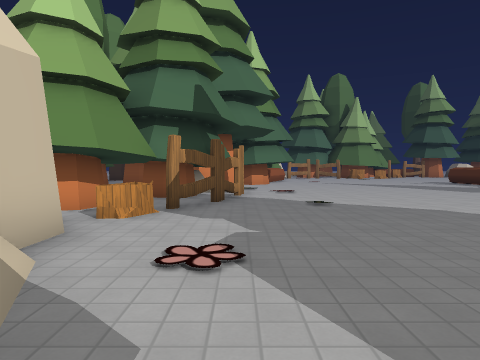
[1] (above)

24 first-person views from a walk through a Godot game level. The camera is 1.3 m above the floor, tilts 2° down and sees 70° across. The floor is counted in squares, 1.5 m on a side. Each view is taken from the middle of a square. On the plan, view 1 faces up. The plan holds only what a view shows up to about 12 squares ahead; the rest is blank. The place goes on beyond the plan. Characters and animated objects are not drawn. Some surface patterns are stand-ins.

[2]
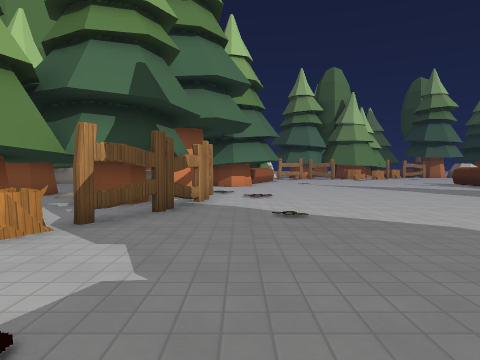

[3]
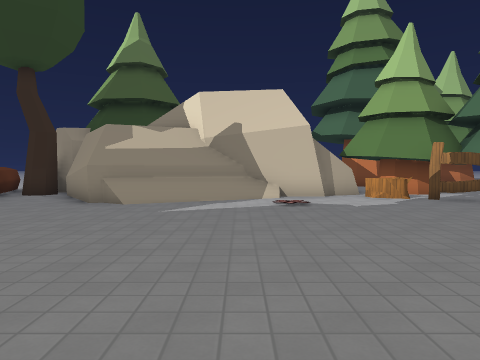

[4]
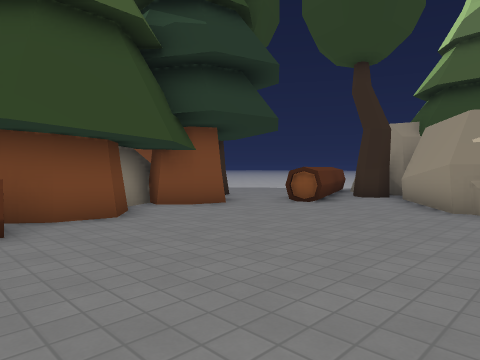

[5]
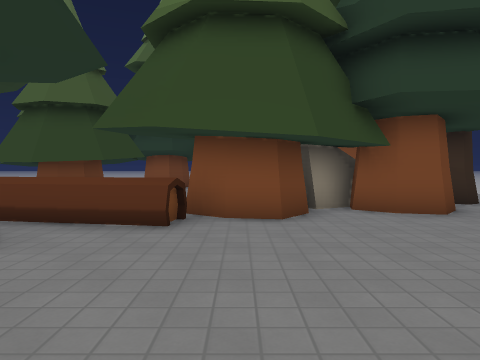

[6]
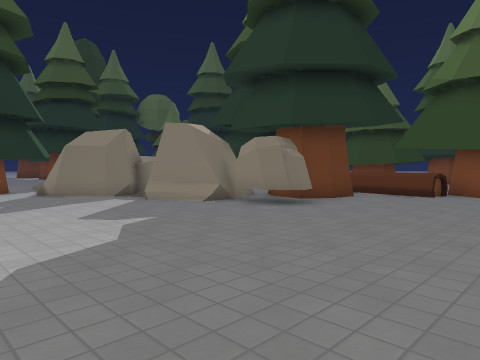

[7]
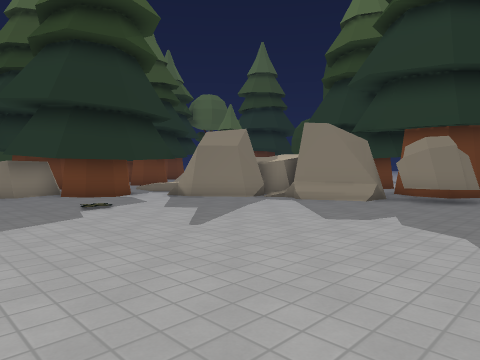

[8]
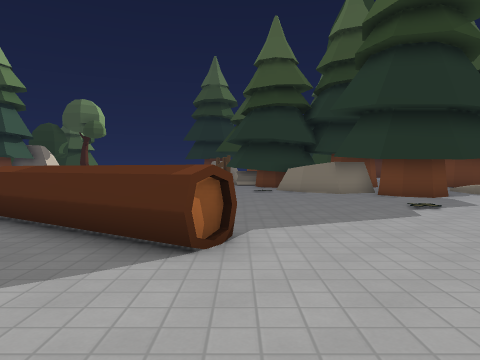

[9]
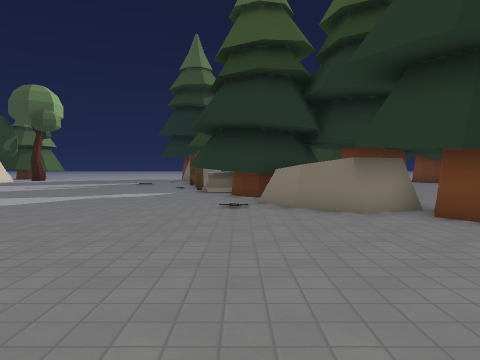

[10]
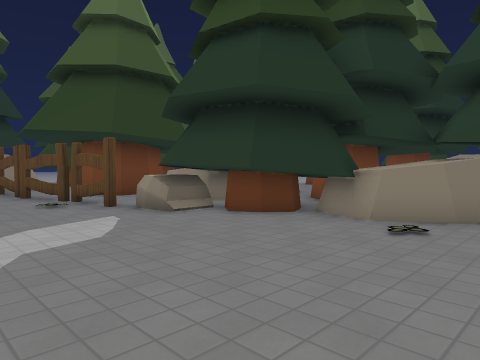

[11]
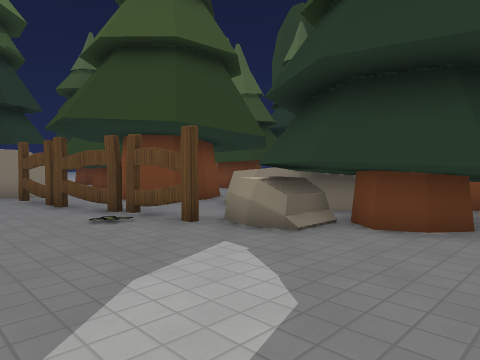

[12]
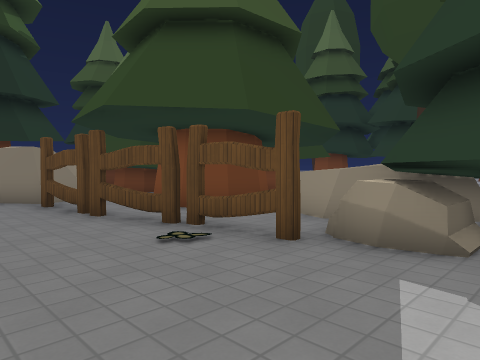

[13]
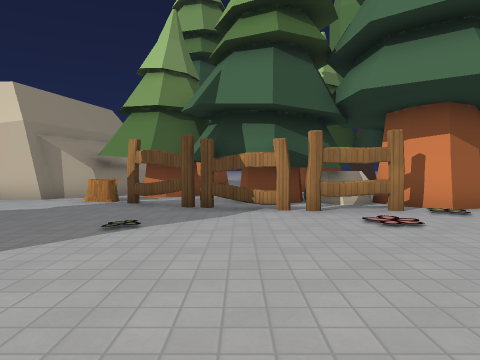

[14]
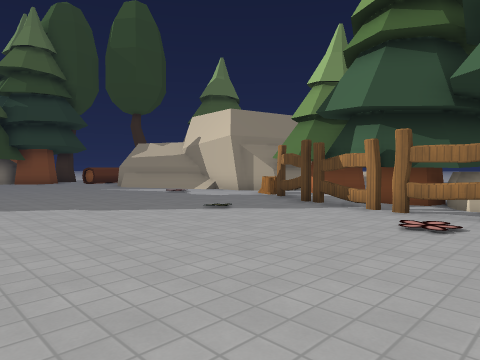

[15]
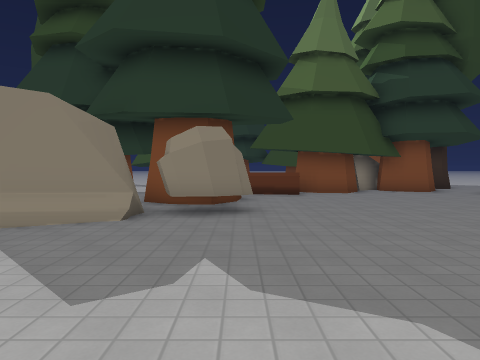

[16]
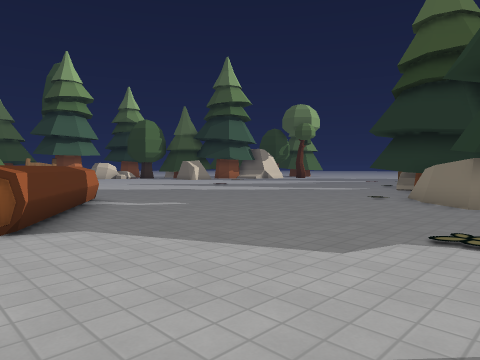

[17]
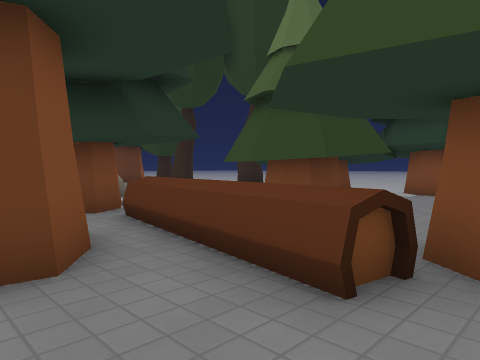

[18]
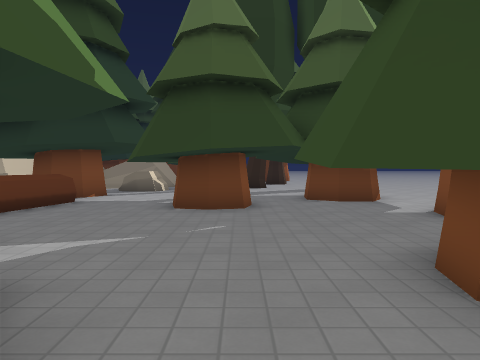

[19]
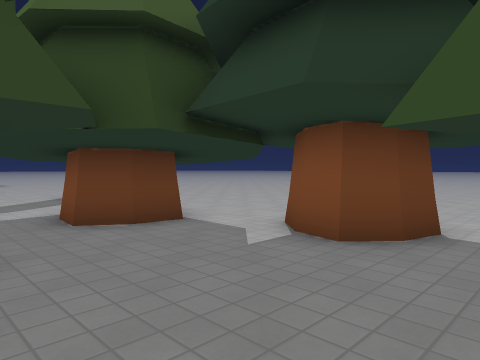

[20]
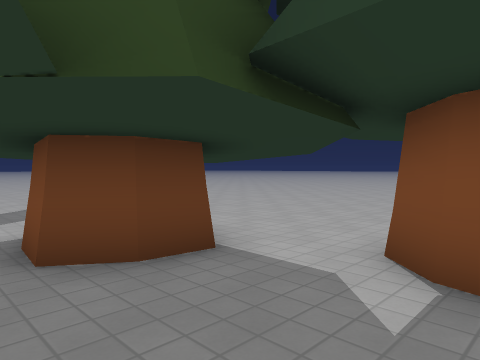

[21]
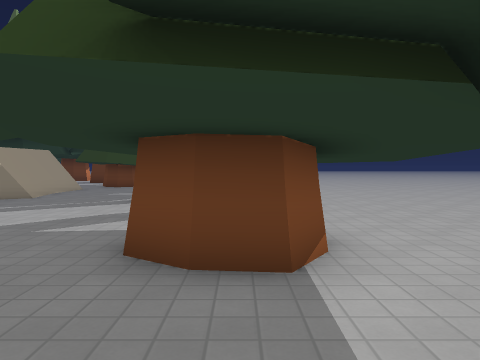

[22]
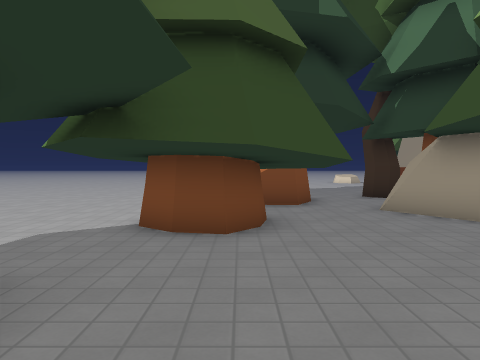

[23]
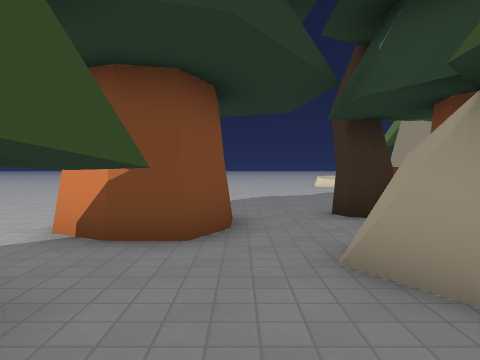

[24]
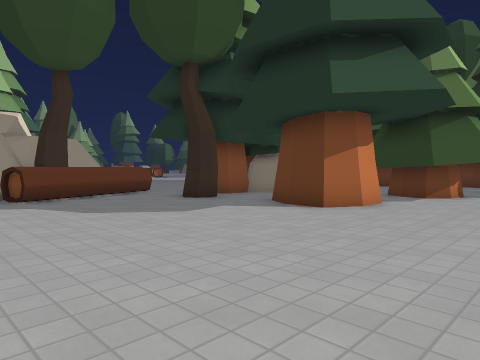

### Floor plan
Key: @ floor where view 1 was taken; # wall or solid block; . floor; = window, fence, low wall or low ledge; ^ raised ledge; F flower; R rock; E fence; T tree; O other object.
Columns run from 7 left of view 1 to 29 right of it. Each row starts with its distance up from view 1.
 14   #T TFT......... .TT............
 13   TORRRE..........TT.................
 12  T. FRTE.........TT..................
 11     TTFE........TTT..........T. EEEEE
 10    TTTFE.........T..........TTRR    T
  9   T###E....................TTTTR= TTT
  8    ##TE...................FTTTTT^^TT
  7   TTTE...................FFTTTT#^  TT
  6   #F#E................TT.##  T
  5     #.................TTTT# T.T
  4     ##................FTTT..TT.TT
  3      #................# T   ...
  2      #...............## TT
  1      #............=###
  0      ##@........R#####
 -1      ##........RR####
 -2      ##........R T#
 -3    ###.........T ##
 -4   #  ..........TT
 -5   # TTTT.....TTT= .TTT
 -6    TTTT....TTTTTTTTTTT
 -7   TTT...TT.T.T...T..T.OO #==
 -8  ......TTTRRT....T....OO.==.
 -9  .....TT.TRR...TT##T........
-10  .........R.....#T# ........
-11  ......TT.......TTTT....O.
-12  ......T.TTT#T......T...O
-13  ......T#TT###T...T##T.....
-14 ..........T###T...T # .......
-15 ..........T##T TT.###  T.....
-16  ...........T.TTTTT#T....
-17 . ........... .T ........

Where each view was taken, in squares from view 1:
view 1: 0 up, 0 right, facing up
view 2: 2 up, 1 right, facing up
view 3: 2 up, 8 right, facing left
view 4: 0 up, 7 right, facing down-left
view 5: 0 up, 5 right, facing down
view 6: 6 up, 3 right, facing down-right
view 7: 9 up, 6 right, facing down-right
view 8: 10 up, 6 right, facing right
view 9: 9 up, 11 right, facing right
view 10: 14 up, 17 right, facing down-right
view 11: 14 up, 20 right, facing down-right
view 12: 14 up, 22 right, facing down-right
view 13: 10 up, 7 right, facing left
view 14: 14 up, 7 right, facing down-left
view 15: 6 up, 8 right, facing down
view 16: 5 up, 9 right, facing up-right
view 17: 3 down, 5 right, facing down-right
view 18: 11 down, 2 right, facing right
view 19: 11 down, 6 right, facing down-right
view 20: 12 down, 8 right, facing down-right
view 21: 14 down, 8 right, facing right
view 22: 13 down, 10 right, facing left
view 23: 11 down, 6 right, facing left
view 24: 17 down, 7 left, facing up-right
